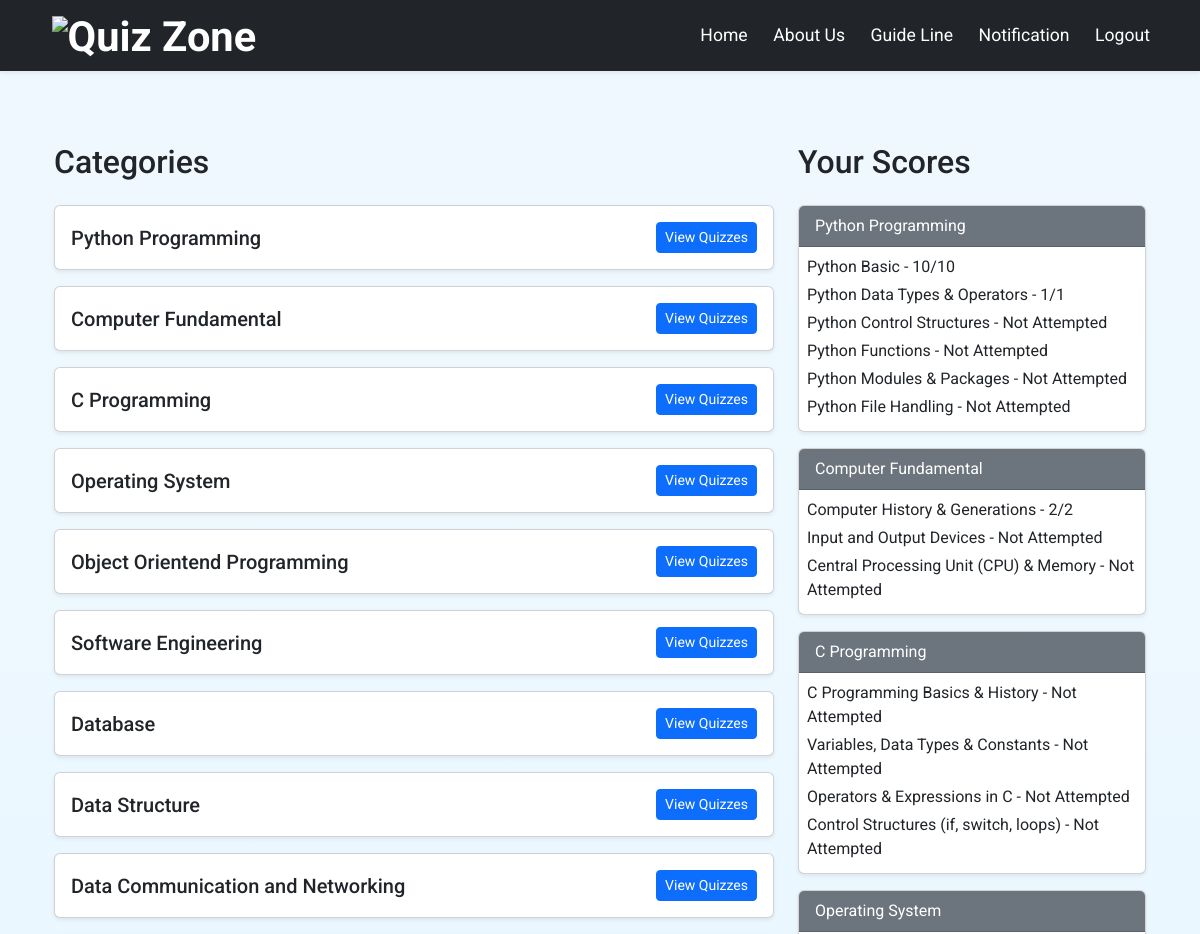
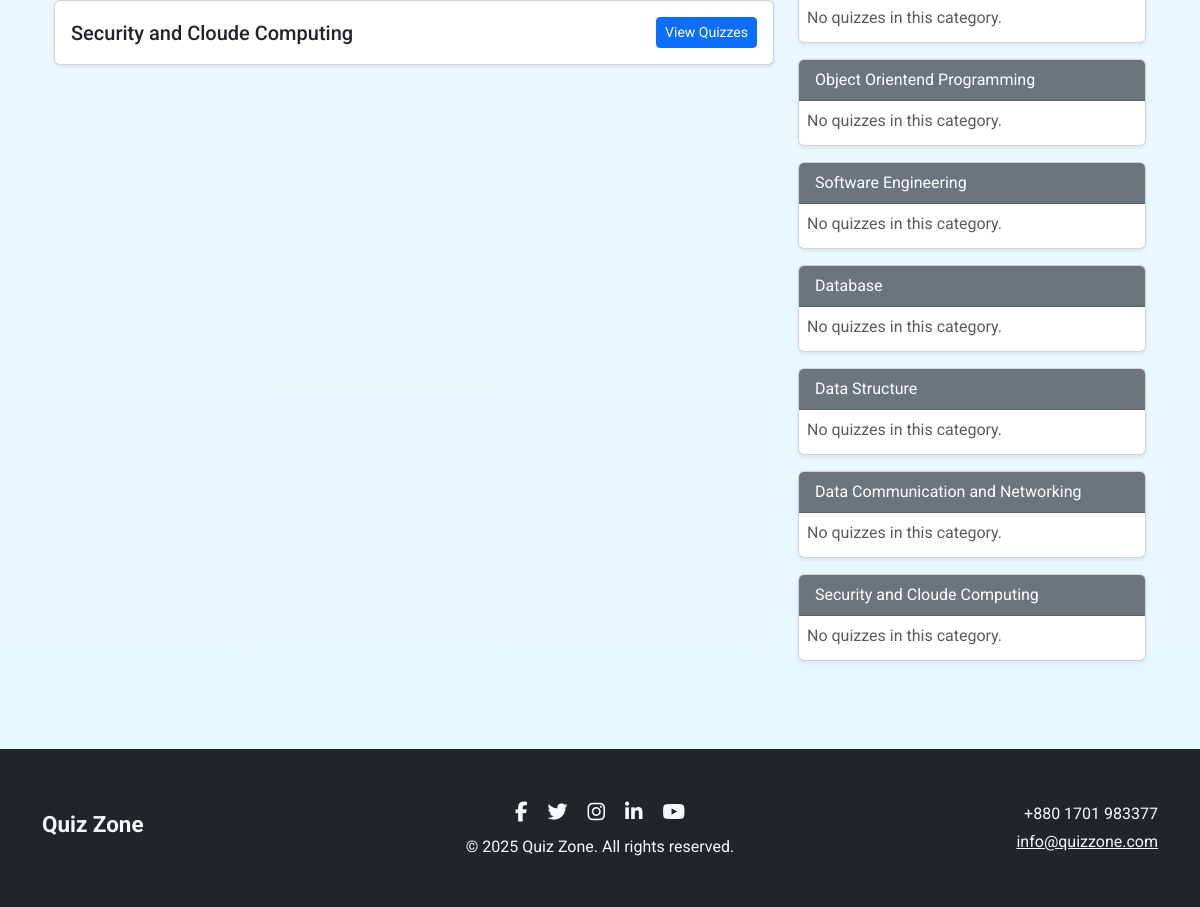
Page /home/ (signed in) on the committed database (2 pictures, top to bottom).
### quiz/models.py (models this page shows, shortened)
class Category(models.Model):
    name = models.CharField(max_length=100, unique=True)

class Quiz(models.Model):
    title = models.CharField(max_length=200)
    category = models.ForeignKey(Category, on_delete=models.SET_NULL, null=True, blank=True)
    has_time_limit = models.BooleanField(default=False)
    time_limit = models.PositiveIntegerField(blank=True, null=True)  # minutes

### quiz/views.py (the view)
# urls.py: path("home/", views.home, name="home"),
@login_required
def home(request):
    user = request.user
    categories = Category.objects.prefetch_related("quiz_set__questions").all()
    for category in categories:
        quizzes_with_score = []
        for quiz in category.quiz_set.all():
            attempt = QuizAttempt.objects.filter(user=user, quiz=quiz).order_by('-completed_at').first()
            quiz.user_score = attempt.score if attempt else 0  # set 0 if no score
            quiz.attempted = attempt is not None                # True if attempted, False if not
            quizzes_with_score.append(quiz)
        category.quizzes = quizzes_with_score  # attach quizzes with score
    return render(request, "home.html", {
        "categories": categories,
        "logged_in": True
    })

### authentications/authentication.py (called while the page is built)
    def get_user(self, user_id):
        try:
            return User.objects.get(pk=user_id)
        except User.DoesNotExist:
            return None

### quiz/context_processors.py (called while the page is built)
def auth_status(request):
    return {
        'logged_in': request.user.is_authenticated
    }

### templates/home.html (shortened to what this page needs)
{% extends "base.html" %}
{% block content %}
<div class="container my-5">
    <div class="row">
        <div class="col-lg-8">
            <h2 class="mb-4">Categories</h2>
            {% for category in categories %}
                <div class="card mb-3 shadow-sm">
                    <div class="card-body d-flex justify-content-between align-items-center">
                        <h5 class="mb-0">{{ category.name }}</h5>
                        <a href="{% url 'quiz:quiz_list' category.id %}" class="btn btn-primary btn-sm">View Quizzes</a>
                    </div>
                </div>
            {% empty %}
                <p>No categories available.</p>
            {% endfor %}
        </div>
        <div class="col-lg-4">
            <h2 class="mb-4">Your Scores</h2>
            {% for category in categories %}
                <div class="card mb-3 shadow-sm">
                    <div class="card-header bg-secondary text-white">
                        {{ category.name }}
                    </div>
                    <div class="card-body p-2">
                        {% for quiz in category.quizzes %}
                            {% if quiz.attempted %}
                                <p class="mb-1">{{ quiz.title }} - {{ quiz.user_score }}/{{ quiz.questions.count }}</p>
                            {% else %}
                                <p class="mb-1">{{ quiz.title }} - Not Attempted</p>
                            {% endif %}
                        {% empty %}
                            <p class="mb-1 text-muted">No quizzes in this category.</p>
                        {% endfor %}
                    </div>
                </div>
            {% empty %}
                <p>No categories available.</p>
            {% endfor %}
        </div>
    </div>
</div>
{% endblock %}

### static/css/style.css (style rules this page uses)
body { font-family: 'Roboto', sans-serif; background: linear-gradient(to bottom, #f0f8ff, #e6f7ff); }

### rows in the picture
Category: name "Python Programming"
Category: name "Computer Fundamental"
Category: name "C Programming"
Category: name "Operating System"
Category: name "Object Orientend Programming"
Category: name "Software Engineering"
Category: name "Database"
Category: name "Data Structure"
Category: name "Data Communication and Networking"
Category: name "Security and Cloude Computing"
Quiz: title "Python Basic", user_score "10", questions.count "10"
Quiz: title "Python Data Types & Operators", user_score "1", questions.count "1"
Quiz: title "Python Control Structures"
Quiz: title "Python Functions"
Quiz: title "Python Modules & Packages"
Quiz: title "Python File Handling"
Quiz: title "Computer History & Generations", user_score "2", questions.count "2"
Quiz: title "Input and Output Devices"
Quiz: title "Central Processing Unit (CPU) & Memory"
Quiz: title "C Programming Basics & History"
Quiz: title "Variables, Data Types & Constants"
Quiz: title "Operators & Expressions in C"
Quiz: title "Control Structures (if, switch, loops)"
